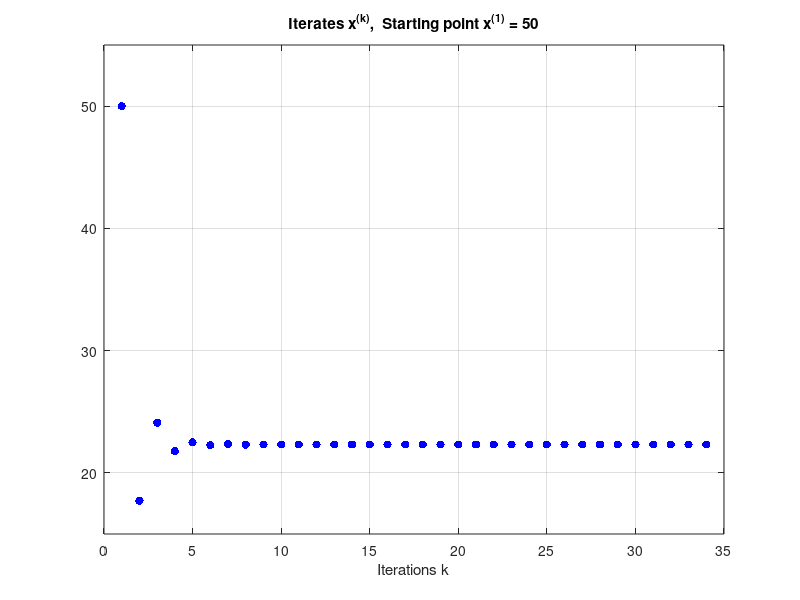
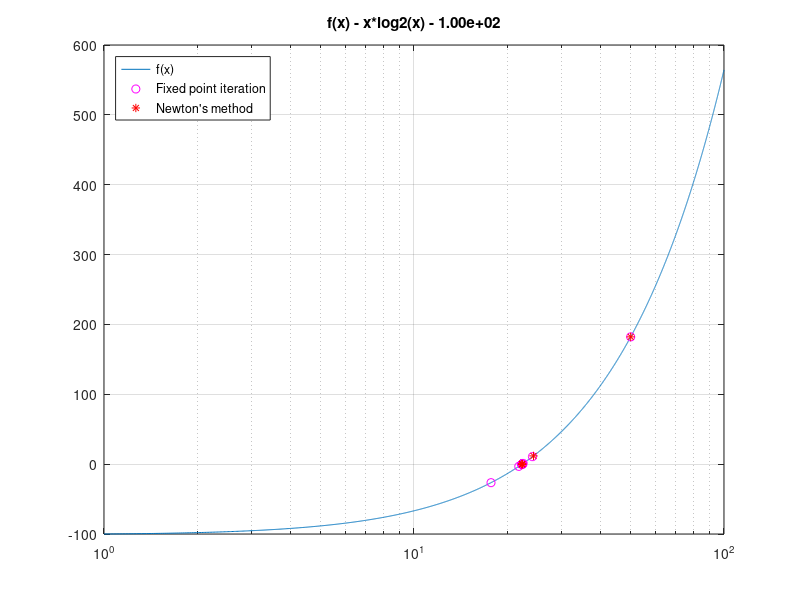

The MATLAB script that drew these images, in order:
% MATH2089: File = exnlog2n.m
% Solve n*log2(n) = const

% Clear all variables from workspace
clear all

% Specific value of constant and accurate solution
const = 100;
xs = 22.32008145851342354;
fprintf('Solving n*log2(n) = %.2e\n', const);
fprintf('Exact solution is xs = %.15e\n', xs);

% Fixed point iteration: x = g(x)
g = @(x) const*log(2)/log(x);
% Alternative fixed point iteration which does NOT converge
%g = @(x) exp( const*log(2)/x );

% Maximum number of iterations
kmax = 34;
% Requested tolerance in interates x
tolx = 10*eps;

fprintf('\n --- Fixed point iteration: g(x) = %.2f*log(2)/log(x) ---\n', const);
fprintf('\nRequested accuracy: tolx = %.2e\n', tolx);
fprintf('\n  k   x(k)                  x(k+1)-x(k)     e(k)\n');
k = 1;
converged = 0;
xk = const / 2;
while  k <= kmax & ~converged

    % Fixed point iteration
    xnew = g(xk);

    % Check convergence criteria
    xdiff = xnew - xk;
    if abs(xdiff) < tolx
        converged = 1;
    end;

    % Store for analysis, as normally you do not know solution xs
    XFP(k) = xk; EFP(k) = xs - xk;
    fprintf('%3d  %.14e  %12.3e %12.3e\n', k, xk, xdiff, EFP(k));

    % Next iterate
    xk = xnew;
    k = k + 1;

end;

% Plot iterates
figure(1)
plot(XFP, 'b.', 'MarkerSize', 18);
grid on;
ylim([15, 55])
xlabel('Iterations k')
title('Iterates x^{(k)},  Starting point x^{(1)} = 50')

% Rate of convergence
kk = length(EFP) - 1;
I = [1:kk];
ek = abs(EFP(I)); ek1 = abs(EFP(I+1));
rlin = ek1 ./ ek;
rqad = ek1 ./ ek.^2;
rcub = ek1 ./ ek.^3;
fprintf('\nRate of convergence\n');
fprintf(' k     e(k+1)/e(k)  e(k+1)/e(k)^2  e(k+1)/e(k)^3\n');
for k = 1:kk
    fprintf('%3d     %10.2e   %10.2e   %10.2e\n', k, rlin(k), rqad(k), rcub(k));
end;

% Solve equation f(x) = 0
%f = @(x) x.*log2(x) - const;
f = @(x) x.*log(x)/log(2) - const;
% Derivative of f
df = @(x) (log(x) + 1)/log(2);

% Maximum number of iterations
kmax = 6;
% Requested tolerance in x and f
tolx = 10*eps; 
tolf = 2*eps;

fprintf('\n --- Newton''s method: f(x) = x log(x)/log(2) - %.2f ---\n', const);
fprintf('\nRequested accuracy: tolx = %.2e, tolf = %.2e\n', tolx, tolf);
fprintf('\n  k   x(k)                   f(k)           df(k)      x(k+1)-x(k)     e(k)\n');
% Newtons method
k = 1;
converged = 0;
xk = const / 2;
while k <= kmax & ~converged

    % Newton iteration
    fk = f(xk);
    dfk = df(xk);
    xnew = xk - fk/dfk;

    % Check convergence criteria
    xdiff = xnew - xk;
    if abs(xdiff) < tolx & abs(fk) < tolf
        converged = 1;
    end

    % Store and print quantities for analysis
    X(k) = xk; F(k) = k; DF(k) = dfk; E(k) = xs - xk;
    fprintf('%3d  %.14e   %.6e   %.4e  %10.3e    %10.3e\n', ...
             k, xk, fk, dfk, xdiff, E(k));

    % Next iterate
    xk = xnew;
    k = k + 1;

end;

% Rate of convergence
kk = length(E) - 1;
I = [1:kk];
ek = abs(E(I)); ek1 = abs(E(I+1));
rlin = ek1 ./ ek;
rqad = ek1 ./ ek.^2;
rcub = ek1 ./ ek.^3;
fprintf('\nRate of convergence\n');
fprintf('  k    e(k+1)/e(k)  e(k+1)/e(k)^2  e(k+1)/e(k)^3\n');
for k = 1:kk
    fprintf('%3d     %10.2e   %10.2e   %10.2e\n', k, rlin(k), rqad(k), rcub(k));
end;

% Plot function and iterates
xplt = linspace(1, const, 4001);
fplt = f(xplt);
figure(2)
semilogx(xplt, fplt, XFP, f(XFP), 'mo', X, f(X), 'r*');
grid on
tstr = sprintf('f(x) - x*log2(x) - %.2e', const);
title(tstr);
legend('f(x)', 'Fixed point iteration', 'Newton''s method', ...
       'Location', 'NorthWest');
